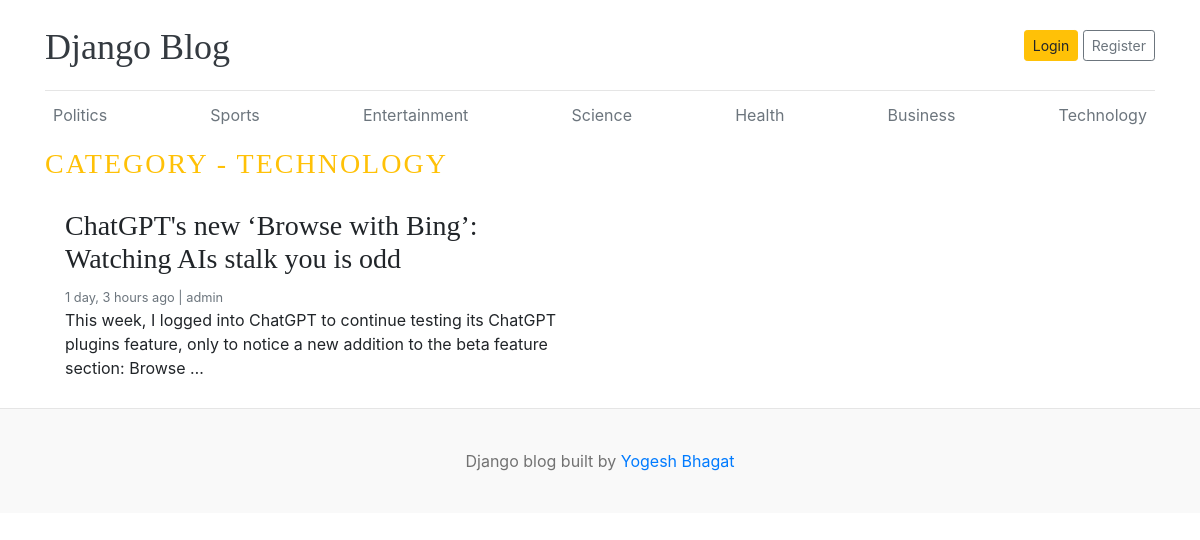
Page /blog/7/ on the committed database.
### blogs/models.py (models this page shows, shortened)
class Category(models.Model):
    category_name = models.CharField(max_length=50)
    created_at = models.DateTimeField(auto_now_add=True)
    updated_at = models.DateTimeField(auto_now = True)
    class Meta:
        verbose_name_plural = 'Categories'
    def __str__(self):
        return self.category_name

class Blog(models.Model):
    title = models.CharField(max_length=100)
    slug = models.SlugField(max_length=150, unique=True, blank=True)
    category = models.ForeignKey(Category, on_delete=models.CASCADE)
    author = models.ForeignKey(User, on_delete=models.CASCADE)
    image = models.ImageField(upload_to='uploads/%Y/%m/%d')
    short_description = models.TextField(max_length=200)
    blog_body = models.TextField(max_length=2000)
    status = models.CharField(max_length=20, choices=STATUS_CHOICES, default='Draft')
    is_featured = models.BooleanField(default=False)
    created_at = models.DateTimeField(auto_now_add=True)
    updated_at = models.DateTimeField(auto_now=True)

### blogs/views.py (the view)
# urls.py: path('<int:category_id>/', views.blogs_by_category, name='blogs_by_category')
def blogs_by_category(request, category_id):
    blogs = Blog.objects.filter(category = category_id, status='Published').order_by('-created_at')
    category = get_object_or_404(Category, id=category_id)
    context = {
        'blogs':blogs,
        'category':category,
    }
    return render (request, 'blogs_by_category.html', context)

### blogs/context_processors.py (called while the page is built)
def get_categories(request):
    categories = Category.objects.all()
    return dict(categories=categories)

### templates/blogs_by_category.html (shortened to what this page needs)
{% extends 'base.html' %}
{% block content %}
{% if blogs %}
  <h3 class="text-uppercase text-warning" style="letter-spacing: 2px;">Category - {{category}}</h3>
    <div class="row mb-2">
      {% for blog in blogs %}
        <div class="col-md-6">
          <div class="card border-0" >
            <div class="card-body">
              <h3>{{blog.title}}</h3>
              <small class="mb-1 text-muted">{{blog.created_at | timesince}} ago | {{blog.author}}</small>
              <p class="card-text">{{blog.short_description | truncatewords:25}}</p>
            </div>
          </div>
        </div>
      {% endfor %}
{% else %}
  <h3 class="text-uppercase text-warning" style="letter-spacing: 2px;" >No blogs found.</h3>
{% endif %}
  </div>
    </div>
{% endblock %}

### templates/base.html (shortened to what this page needs)
{% load static %}
<!DOCTYPE html>
<html lang="en">
<head>
    <link href="https://getbootstrap.com/docs/4.0/dist/css/bootstrap.min.css" rel="stylesheet">
    <link href="{% static 'css/blog.css' %}" rel="stylesheet">
  </head>
<body>
    <div class="container">
      <header class="blog-header py-3">
        <div class="row flex-nowrap justify-content-between align-items-center">
          <div class="col-8 pt-1">
            <a class="blog-header-logo text-dark" href="/">Django Blog</a>
          </div>
          <div class="col-4 d-flex justify-content-end align-items-center">
            <a class="btn btn-sm btn-warning" href="#">Login</a> &nbsp;
            <a class="btn btn-sm btn-outline-secondary" href="#">Register</a>
          </div>
        </div>
      </header>
      <div class="nav-scroller py-1 mb-2">
        <nav class="nav d-flex justify-content-between">
          {% for category in categories %}
          <a class="p-2 text-muted" href="{%url 'blogs_by_category' category.id%}">{{category.category_name}}</a>
          {% endfor %}
        </nav>
      </div>
{% block content %}
{% endblock %}
<footer class="blog-footer">
  <p>Django blog built  by <a href="#">Yogesh Bhagat</a></p>
</footer>
</body>
</html>

### blog_main/static/css/blog.css (style rules this page uses)
.blog-header { border-bottom: 1px solid #e5e5e5; }
.blog-header-logo { font-family: "Playfair Display", Georgia, "Times New Roman", serif; font-size: 2.25rem; }
h1, h2, h3, h4, h5, h6 { font-family: "Playfair Display", Georgia, "Times New Roman", serif; }
.blog-footer { padding: 2.5rem 0; color: #727272; text-align: center; background-color: #f9f9f9; border-top: .05rem solid #e5e5e5; }
.blog-footer p:last-child { margin-bottom: 0; }

### rows in the picture
Category: category_name "Politics"
Category: category_name "Sports"
Category: category_name "Entertainment"
Category: category_name "Science"
Category: category_name "Health"
Category: category_name "Business"
Category: category_name "Technology", category_name "TECHNOLOGY"
Blog: title "ChatGPT's new ‘Browse with Bing’: Watching AIs stalk you is odd", created_at "1 day, 3 hours", author "admin", short_description "This week, I logged into ChatGPT to continue testing its ChatGPT plugins feature, only to notice a new addition to the beta feature section: Browse …"
